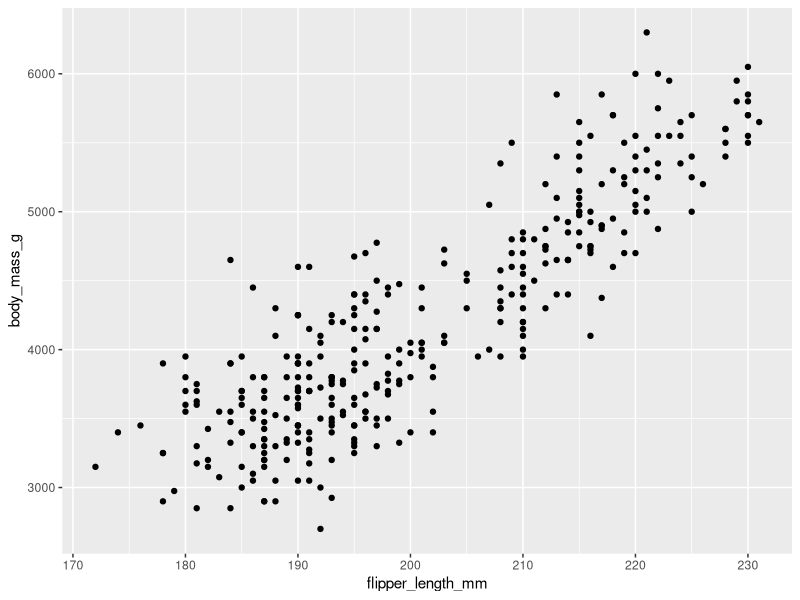
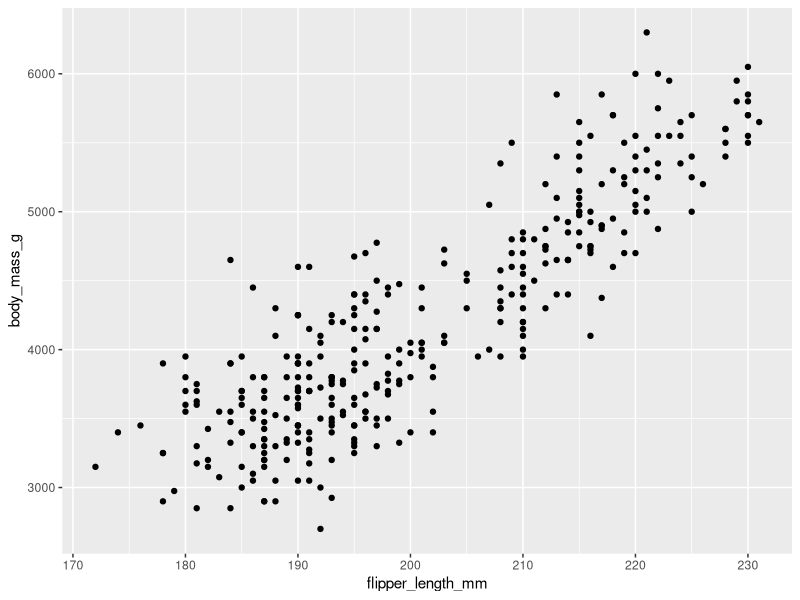
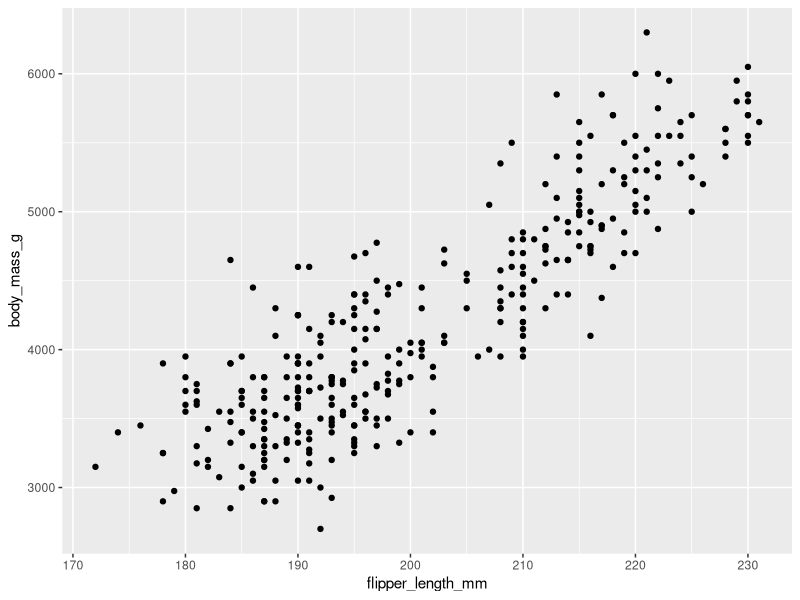
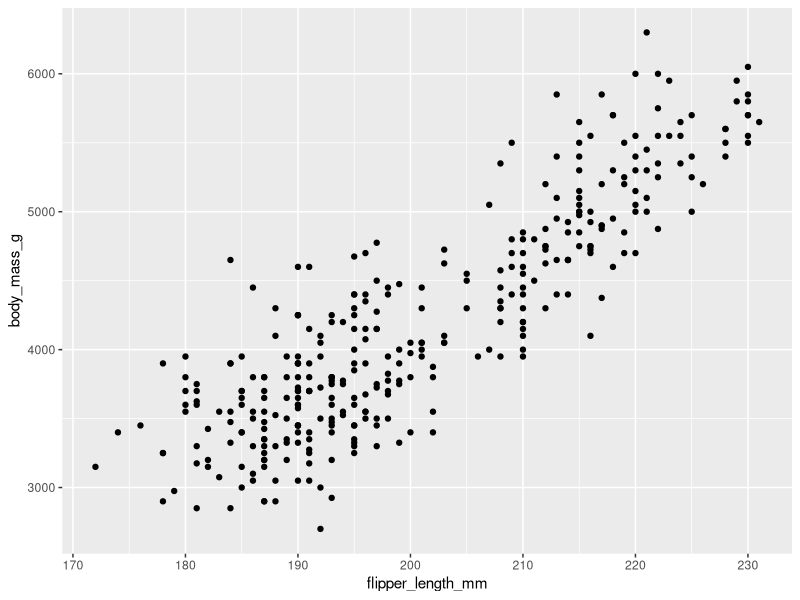
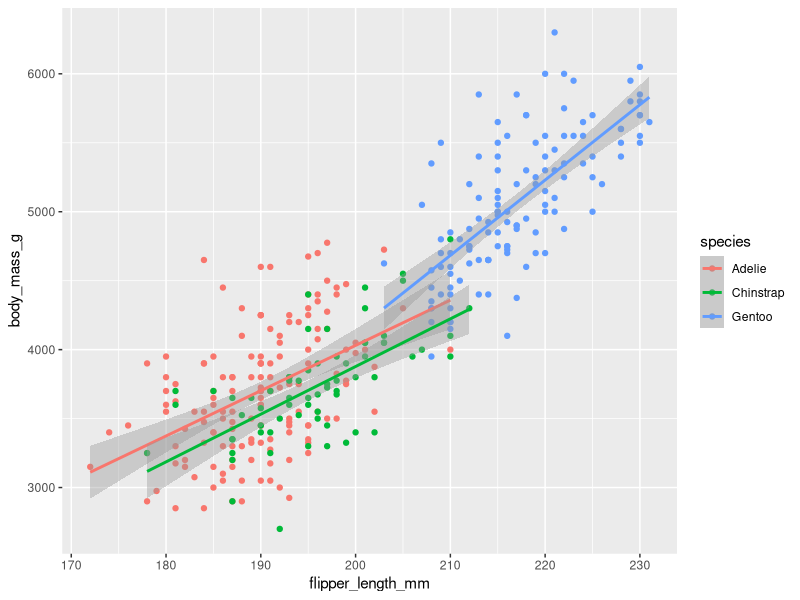
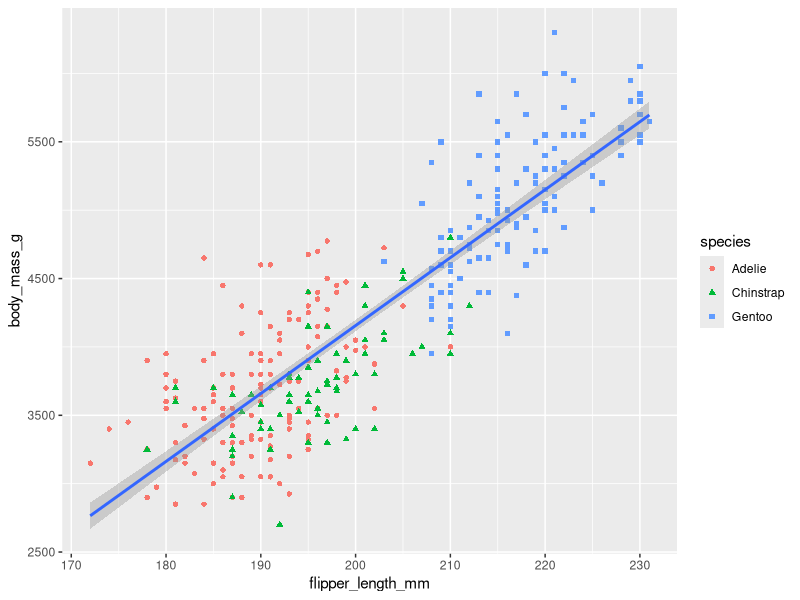
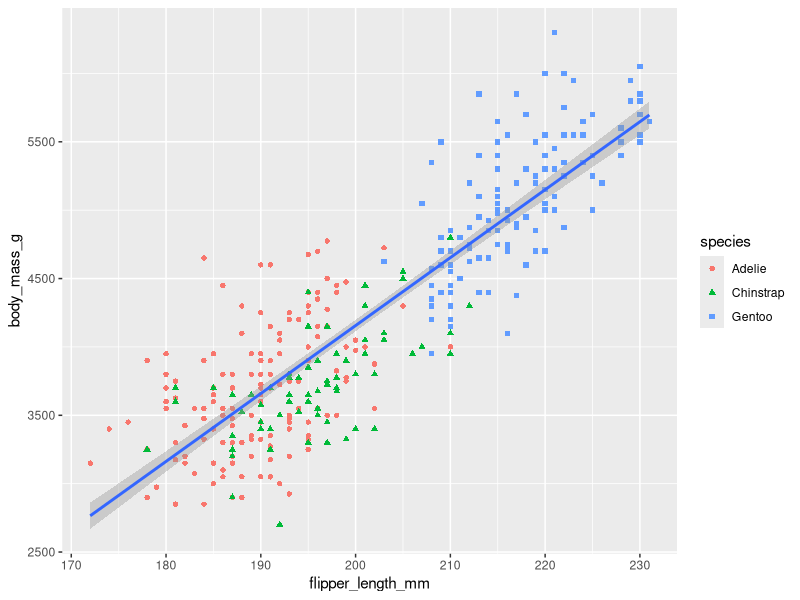
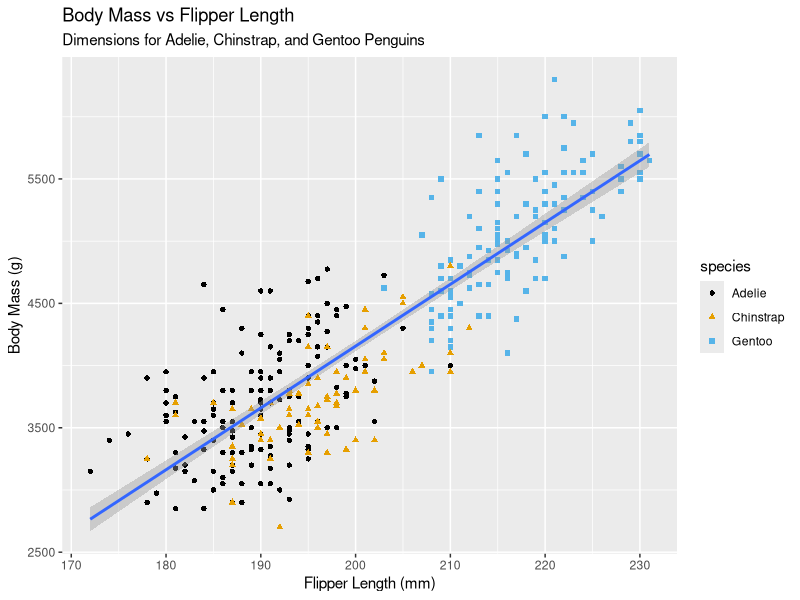

These charts were generated, in order, by the following R code:
#https://r4ds.hadley.nz/

install.packages("tidyverse")
library(tidyverse)

library(palmerpenguins)
library(ggthemes)

palmerpenguins::penguins

glimpse(penguins)
View(penguins);


ggplot(data = penguins, mapping=aes(x=flipper_length_mm, y = body_mass_g))+ geom_point() 

ggplot(data = penguins)+geom_point(mapping = aes(x= flipper_length_mm, y = body_mass_g))
ggplot(penguins, mapping = aes(flipper_length_mm,body_mass_g))+geom_point()
ggplot(penguins)+geom_point(aes(flipper_length_mm, body_mass_g))

ggplot(data = penguins, mapping = aes(x= flipper_length_mm, y = body_mass_g, color = species))+geom_point()+geom_smooth(method = "lm")

ggplot(data = penguins, mapping = aes(x= flipper_length_mm, y = body_mass_g))+geom_point(mapping = aes(color = species, shape = species))+geom_smooth(method = "lm")
last_plot() #This will call the last plot that was created

##
ggplot(data = penguins, mapping = aes(x = flipper_length_mm, y = body_mass_g))+
  geom_point(mapping = aes(color = species, shape = species))+
  geom_smooth(method = "lm")+
  labs(
    title = "Body Mass vs Flipper Length",
    subtitle = "Dimensions for Adelie, Chinstrap, and Gentoo Penguins",
    x = "Flipper Length (mm)",y = "Body Mass (g)",
    color = "species", shape = "species"
    )+
  scale_color_colorblind()

#We can also do this 

ggplot(data = penguins, mapping = aes(x = flipper_length_mm, y = body_mass_g))+
  geom_point(mapping = aes(color = species, shape = species ))+
  geom_smooth(method = "lm")+ scale_color_colorblind()+
  labs(
    title = "Penguins Information",
    subtitle = "Flipper length vs Body Mass",
    x = "Flipper length (m)", y = "Body mass (g)",
    color = "species", shape = "species"
  )

#

ggplot(data = penguins, mapping = aes(x = species, y = bill_depth_mm))+
  geom_col(mapping = aes(color = species))+
  labs(
    title = "Penguins Data",
    subtitles = "Species vs Bill Debth",
    x = "Species", y = "Bill Depth (mm)",
  )

# na.rm = T will remove all rows and columns with missing values.
ggplot(data = penguins, mapping = aes(x = flipper_length_mm, y = body_mass_g))+
  geom_point(na.rm = T, mapping = aes(color = species, shape = species))+
  labs(
    title = "Palmer Penguins Data",
    subtitle = "Flipper length vs Body mass",
    x = "Flipper Length (mm)", y = "Body mass (g)",
    color = "Species", shape = "species",
    caption = "(Data is bases on a study conducted between 2007-09)",
    tag = "Exhibit A",
    alt = "Penguins Data",
    alt_insight = "Penguins Data 2007-09"
  )+geom_smooth(method = "lm")

#to save the graph on as a file 

png(file = "penguin.png")

ggplot(data = penguins, mapping = aes(x = flipper_length_mm, y= body_mass_g))+
  geom_point(mapping = aes(color = species, shape = species))+
  geom_smooth(method = "lm")

dev.off()

penguins |> ggplot(mapping = aes(x = flipper_length_mm, y= body_mass_g))+geom_point()

penguins |> ggplot(mapping = aes(x = flipper_length_mm, y = body_mass_g))+
  geom_point(mapping = aes(color = species, shape = species))+
  geom_smooth(method = "lm")
